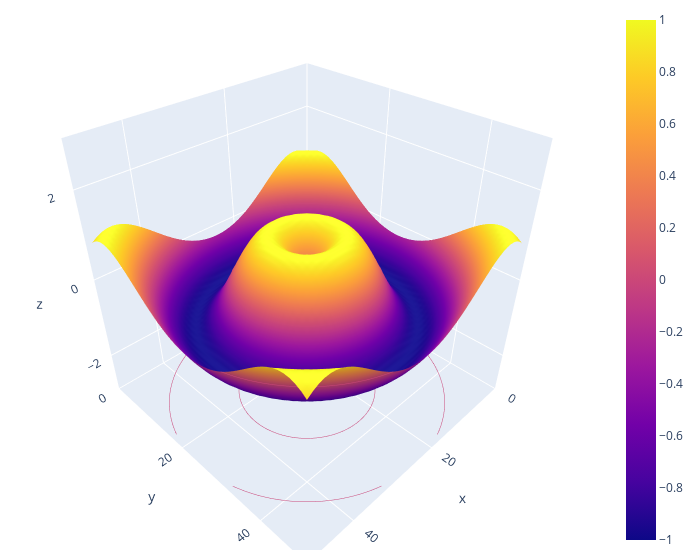

Here is the notebook cell this chart was saved with:
### Markdown cell above
# 2. Plotting The 3D Model with Plotly

### Code cell
fig = go.Figure(
    data=[
        go.Surface(
            z = z
        )
    ]
)

fig.update_layout(
    scene = dict(
        xaxis = dict(nticks=5, range=[0,50],),
        yaxis = dict(nticks=5, range=[0,50],),
        zaxis = dict(nticks=5, range=[-3,3],),
    ),
    width = 700,
    margin = dict(r = 20, l = 10, b = 10, t = 10)
)

fig.update_traces(
    contours_z = dict(
        show=True, 
        usecolormap=True,
        highlightcolor="limegreen", 
        project_z=True
    )
)

fig.show()

### Figure 1 — Plotly figure (JSON) as saved in the notebook; plotly's stock layout.template omitted (floating-point values rounded to 4 significant figures; data arrays with more than 128 entries replaced by an {"elided": "..."} marker saying what was removed)
{"data": [{"contours": {"z": {"highlightcolor": "limegreen", "project": {"z": true}, "show": true, "usecolormap": true}}, "type": "surface", "z": {"elided": "50x50 float values"}}], "layout": {"margin": {"b": 10, "l": 10, "r": 20, "t": 10}, "scene": {"xaxis": {"nticks": 5, "range": [0, 50]}, "yaxis": {"nticks": 5, "range": [0, 50]}, "zaxis": {"nticks": 5, "range": [-3, 3]}}, "width": 700}}
